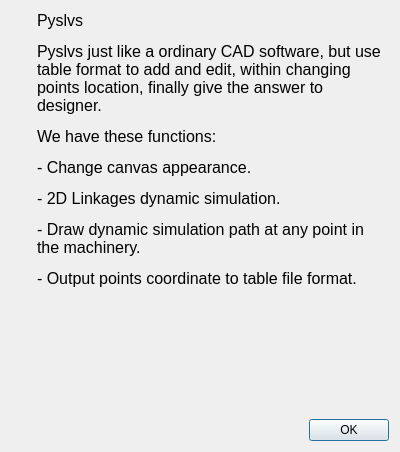
<?xml version="1.0" encoding="UTF-8"?>
<ui version="4.0">
 <class>Info_Dialog</class>
 <widget class="QDialog" name="Info_Dialog">
  <property name="enabled">
   <bool>true</bool>
  </property>
  <property name="geometry">
   <rect>
    <x>0</x>
    <y>0</y>
    <width>400</width>
    <height>452</height>
   </rect>
  </property>
  <property name="minimumSize">
   <size>
    <width>400</width>
    <height>452</height>
   </size>
  </property>
  <property name="maximumSize">
   <size>
    <width>400</width>
    <height>452</height>
   </size>
  </property>
  <property name="windowTitle">
   <string>Help</string>
  </property>
  <property name="windowIcon">
   <iconset resource="../../icons.qrc">
    <normaloff>:/icons/assemble.png</normaloff>:/icons/assemble.png</iconset>
  </property>
  <property name="autoFillBackground">
   <bool>true</bool>
  </property>
  <property name="sizeGripEnabled">
   <bool>false</bool>
  </property>
  <property name="modal">
   <bool>true</bool>
  </property>
  <layout class="QVBoxLayout" name="verticalLayout_2">
   <item>
    <layout class="QHBoxLayout" name="horizontalLayout">
     <item>
      <layout class="QVBoxLayout" name="verticalLayout">
       <item>
        <widget class="QLabel" name="label">
         <property name="whatsThis">
          <string>Pyslvs Icon!</string>
         </property>
         <property name="text">
          <string/>
         </property>
         <property name="pixmap">
          <pixmap resource="../../icons.qrc">:/icons/main.png</pixmap>
         </property>
        </widget>
       </item>
       <item>
        <spacer name="verticalSpacer">
         <property name="orientation">
          <enum>Qt::Vertical</enum>
         </property>
         <property name="sizeHint" stdset="0">
          <size>
           <width>20</width>
           <height>40</height>
          </size>
         </property>
        </spacer>
       </item>
      </layout>
     </item>
     <item>
      <widget class="QLabel" name="label_2">
       <property name="whatsThis">
        <string>Version Info</string>
       </property>
       <property name="text">
        <string>&lt;html&gt;&lt;head/&gt;&lt;body&gt;&lt;p&gt;&lt;span style=&quot; font-size:12pt;&quot;&gt;Pyslvs&lt;/span&gt;&lt;/p&gt;&lt;p&gt;&lt;span style=&quot; font-size:12pt;&quot;&gt;Pyslvs just like a ordinary CAD software, but use table format to add and edit, within changing points location, finally give the answer to designer.&lt;/span&gt;&lt;/p&gt;&lt;p&gt;&lt;span style=&quot; font-size:12pt;&quot;&gt;We have these functions:&lt;/span&gt;&lt;/p&gt;&lt;p&gt;&lt;span style=&quot; font-size:12pt;&quot;&gt;- Change canvas appearance.&lt;/span&gt;&lt;/p&gt;&lt;p&gt;&lt;span style=&quot; font-size:12pt;&quot;&gt;- 2D Linkages dynamic simulation.&lt;/span&gt;&lt;/p&gt;&lt;p&gt;&lt;span style=&quot; font-size:12pt;&quot;&gt;- Draw dynamic simulation path at any point in the machinery.&lt;/span&gt;&lt;/p&gt;&lt;p&gt;&lt;span style=&quot; font-size:12pt;&quot;&gt;- Output points coordinate to table file format.&lt;/span&gt;&lt;/p&gt;&lt;/body&gt;&lt;/html&gt;</string>
       </property>
       <property name="textFormat">
        <enum>Qt::RichText</enum>
       </property>
       <property name="alignment">
        <set>Qt::AlignLeading|Qt::AlignLeft|Qt::AlignTop</set>
       </property>
       <property name="wordWrap">
        <bool>true</bool>
       </property>
      </widget>
     </item>
    </layout>
   </item>
   <item>
    <layout class="QHBoxLayout" name="horizontalLayout_2">
     <item>
      <spacer name="horizontalSpacer">
       <property name="orientation">
        <enum>Qt::Horizontal</enum>
       </property>
       <property name="sizeHint" stdset="0">
        <size>
         <width>40</width>
         <height>20</height>
        </size>
       </property>
      </spacer>
     </item>
     <item>
      <widget class="QDialogButtonBox" name="buttonBox">
       <property name="sizePolicy">
        <sizepolicy hsizetype="Fixed" vsizetype="Fixed">
         <horstretch>0</horstretch>
         <verstretch>0</verstretch>
        </sizepolicy>
       </property>
       <property name="whatsThis">
        <string>Click to exit</string>
       </property>
       <property name="orientation">
        <enum>Qt::Vertical</enum>
       </property>
       <property name="standardButtons">
        <set>QDialogButtonBox::Ok</set>
       </property>
      </widget>
     </item>
    </layout>
   </item>
  </layout>
 </widget>
 <resources>
  <include location="../../icons.qrc"/>
  <include location="../../icons.qrc"/>
  <include location="../../icons.qrc"/>
 </resources>
 <connections>
  <connection>
   <sender>buttonBox</sender>
   <signal>accepted()</signal>
   <receiver>Info_Dialog</receiver>
   <slot>accept()</slot>
   <hints>
    <hint type="sourcelabel">
     <x>248</x>
     <y>254</y>
    </hint>
    <hint type="destinationlabel">
     <x>157</x>
     <y>274</y>
    </hint>
   </hints>
  </connection>
  <connection>
   <sender>buttonBox</sender>
   <signal>rejected()</signal>
   <receiver>Info_Dialog</receiver>
   <slot>reject()</slot>
   <hints>
    <hint type="sourcelabel">
     <x>316</x>
     <y>260</y>
    </hint>
    <hint type="destinationlabel">
     <x>286</x>
     <y>274</y>
    </hint>
   </hints>
  </connection>
 </connections>
</ui>
